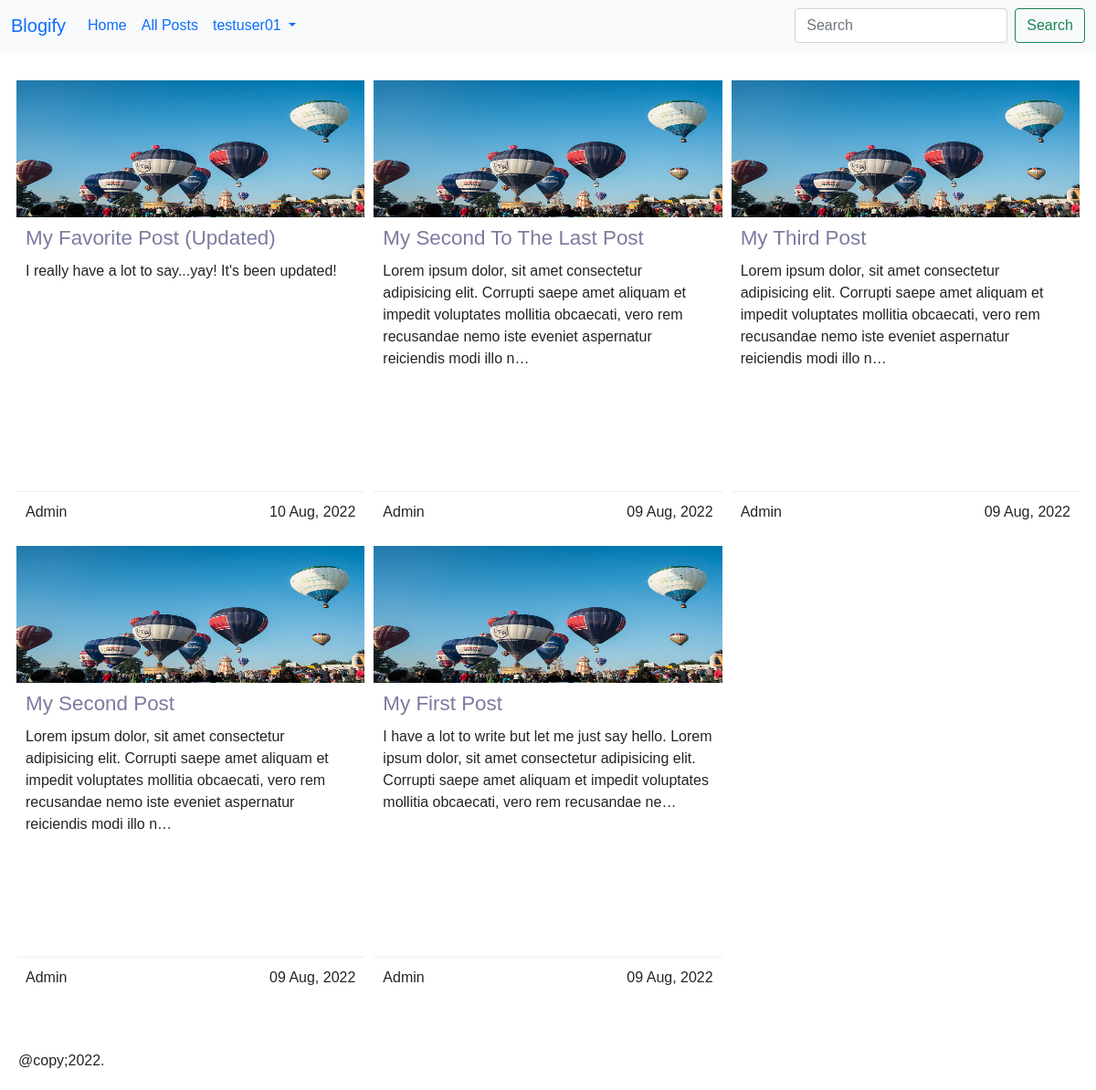
The app's page /posts/ (signed in) with its own data.
### users/models.py (models this page shows)
class CustomUser(AbstractUser):
    pass

### posts/models.py (models this page shows, shortened)
class Post(models.Model):
    STATUS_CHOICES = (
        ('draft', 'Draft'),
        ('published', 'Published'),
    )
    title = models.CharField(max_length=255)
    author = models.ForeignKey(
        get_user_model(),
        on_delete = models.CASCADE,
        related_name = 'posts'
    )
    body = models.TextField()
    publish = models.DateTimeField(default=timezone.now)
    created = models.DateTimeField(auto_now_add=True)
    updated = models.DateTimeField(auto_now=True)
    status = models.CharField(
        max_length=10,
        choices=STATUS_CHOICES,
        default='draft'
    )
    slug = models.SlugField(
        max_length=255,
        blank=True,
        null= True
    )
    class Meta:
        ordering = ('-publish',)

### posts/views.py (the view)
# urls.py: path('', PostListView.as_view(), name='post_list'),
class PostListView(ListView):
    model = Post
    template_name = 'blog/post_list.html'
    context_object_name = 'posts'
    paginate_by = 9
    def get_queryset(self):
        return Post.objects.filter(status='published')

### templates/blog/post_list.html (shortened to what this page needs)
{% extends '_base.html' %}
{% block content %}
    <section class="post-cards">
        {% for post in posts %}
            <div class="post-card">
                <div class="post-card-header">
                    <img src="../../static/assets/balloons.jpg" alt="" />
                </div>
                <div class="post-card-content">
                    <h4><a href="{% url 'post_detail' pk=post.pk %}">{{ post.title|title }}</a></h4>
                    <p>{{ post.body|truncatechars:200 }}</p>
                </div>
                <div class="post-card-footer">
                    <p>{{ post.author.username|title }}</p>
                    <p class="post-date">{{ post.publish|date:"d M, Y" }}</p>
                </div>
            </div>
        {% endfor %}
    </section>
{% endblock content %}

### templates/_base.html (shortened to what this page needs)
{% load static %}
<!DOCTYPE html>
<html lang="en">
<head>
    <link rel="stylesheet" href="https://cdn.jsdelivr.net/npm/bootstrap@5.1.3/dist/css/bootstrap.min.css">
    <link rel="stylesheet" href="{% static 'css/base.css' %}">
</head>
<body>
    {% block body %}
    <header>
        <nav class="navbar navbar-expand-lg bg-light">
            <div class="container-fluid">
              <a class="navbar-brand" href="{% url 'home' %}">Blogify</a>
              {% if user.is_authenticated %}
              <div class="collapse navbar-collapse" id="navbarSupportedContent">
                <ul class="navbar-nav me-auto mb-2 mb-lg-0">
                  <li class="nav-item">
                    <a class="nav-link active" aria-current="page" href="#">Home</a>
                  </li>
                  <li class="nav-item">
                    <a class="nav-link" href="{% url 'post_list' %}">All Posts</a>
                  </li>
                  <li class="nav-item dropdown">
                    <a class="nav-link dropdown-toggle" href="#" role="button" data-bs-toggle="dropdown" aria-expanded="false">
                      {{ user.username }}
                    </a>
                  </li>
                </ul>
                <form class="d-flex" role="search">
                  <input class="form-control me-2" type="search" placeholder="Search" aria-label="Search">
                  <button class="btn btn-outline-success" type="submit">Search</button>
                </form>
              </div>
              {% else %}
              <form action="form-inline ml-auto">
                <a href="{% url 'signup' %}" class="btn btn-outline-secondary">Sign Up</a>
                <a href="{% url 'login' %}" class="btn btn-primary ml-2">Log In</a>
              </form>
              {% endif %}
            </div>
          </nav>
    </header>
    <main>
        <div class="container">
            {% block content %}{% endblock content %}
        </div>
    </main>
    <footer>
      @copy;2022.
    </footer>
    {% endblock body %}
</body>
</html>

### static/css/base.css (style rules this page uses)
*, body { margin: 0; padding: 0; box-sizing: border-box; }
body { font-family: 'Lucida Sans', 'Lucida Sans Regular', 'Lucida Grande', 'Lucida Sans Unicode', Geneva, Verdana, sans-serif; }
img { max-width: 100%; }
h4 { color: #aaa; }
a { text-decoration: none; }
main { margin: 2em 0; min-height: 75vh; }
.container { width: 99%; max-width: 1200px; margin: 0 auto; }
.post-cards { display: grid; grid-template-columns: 1fr; grid-auto-rows: 500px; grid-gap: 10px; }
.post-card { display: grid; grid-template-rows: 150px 1fr 50px; background: #fff; box-shadow: rgba(50, 50, 93, 0.25) 0px 50px 100px -20px, rgba(0, 0, 0, 0,3) 0px 30px 60px -30px, rgba(10, 37, 64, 0.35) 0px -2px 6px 0px inset; }
.post-card-header img { height: 100%; width: 100%; }
.post-card-content, .post-card-footer { padding: 10px; }
.post-card-content { line-height: 1.5; }
.post-card-content h4 { font-size: 1.4em; margin-bottom: 10px; }
.post-card-content h4 a { color: #7b7ba0; text-decoration: none; }
.post-card-footer { border-top: 1px solid #eee; display: flex; justify-content: space-between; }
footer { padding: 20px; background: #fff; }
@media screen and (min-width: 500px) { .post-cards { grid-template-columns: repeat(2, 1fr); } }
@media screen and (min-width: 1000px) { .post-cards { grid-template-columns: repeat(3, 1fr); } }

### records on screen
CustomUser: username "testuser01"
Post: title "My Favorite Post (Updated)", body "I really have a lot to say...yay! It's been updated!", author.username "Admin", publish "10 Aug, 2022"
Post: title "My Second To The Last Post", body "Lorem ipsum dolor, sit amet consectetur adipisicing elit. Corrupti saepe amet aliquam et impedit voluptates mollitia obcaecati, vero rem recusandae nemo iste eveniet aspernatur reiciendis modi illo n…", author.username "Admin", publish "09 Aug, 2022"
Post: title "My Third Post", body "Lorem ipsum dolor, sit amet consectetur adipisicing elit. Corrupti saepe amet aliquam et impedit voluptates mollitia obcaecati, vero rem recusandae nemo iste eveniet aspernatur reiciendis modi illo n…", author.username "Admin", publish "09 Aug, 2022"
Post: title "My Second Post", body "Lorem ipsum dolor, sit amet consectetur adipisicing elit. Corrupti saepe amet aliquam et impedit voluptates mollitia obcaecati, vero rem recusandae nemo iste eveniet aspernatur reiciendis modi illo n…", author.username "Admin", publish "09 Aug, 2022"
Post: title "My First Post", body "I have a lot to write but let me just say hello. Lorem ipsum dolor, sit amet consectetur adipisicing elit. Corrupti saepe amet aliquam et impedit voluptates mollitia obcaecati, vero rem recusandae ne…", author.username "Admin", publish "09 Aug, 2022"
